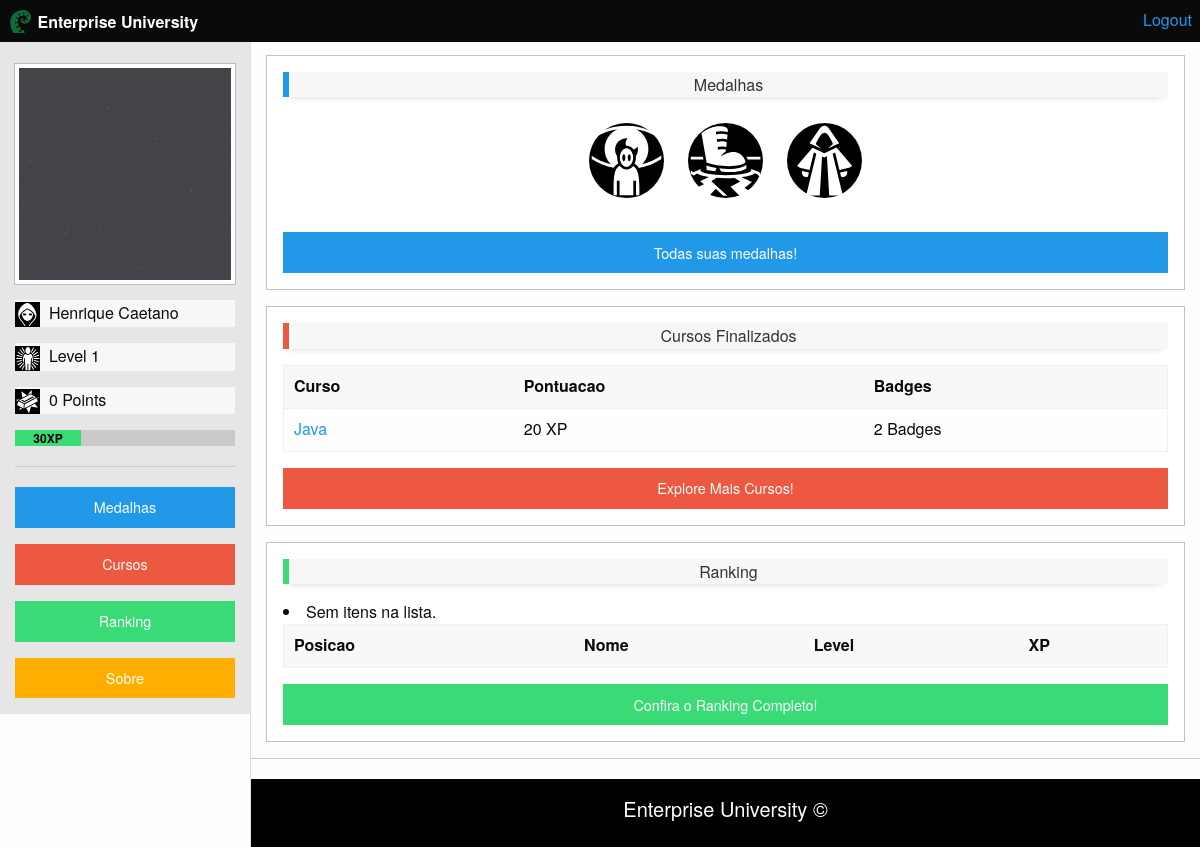
Page /home (signed in) on the earlier database version.
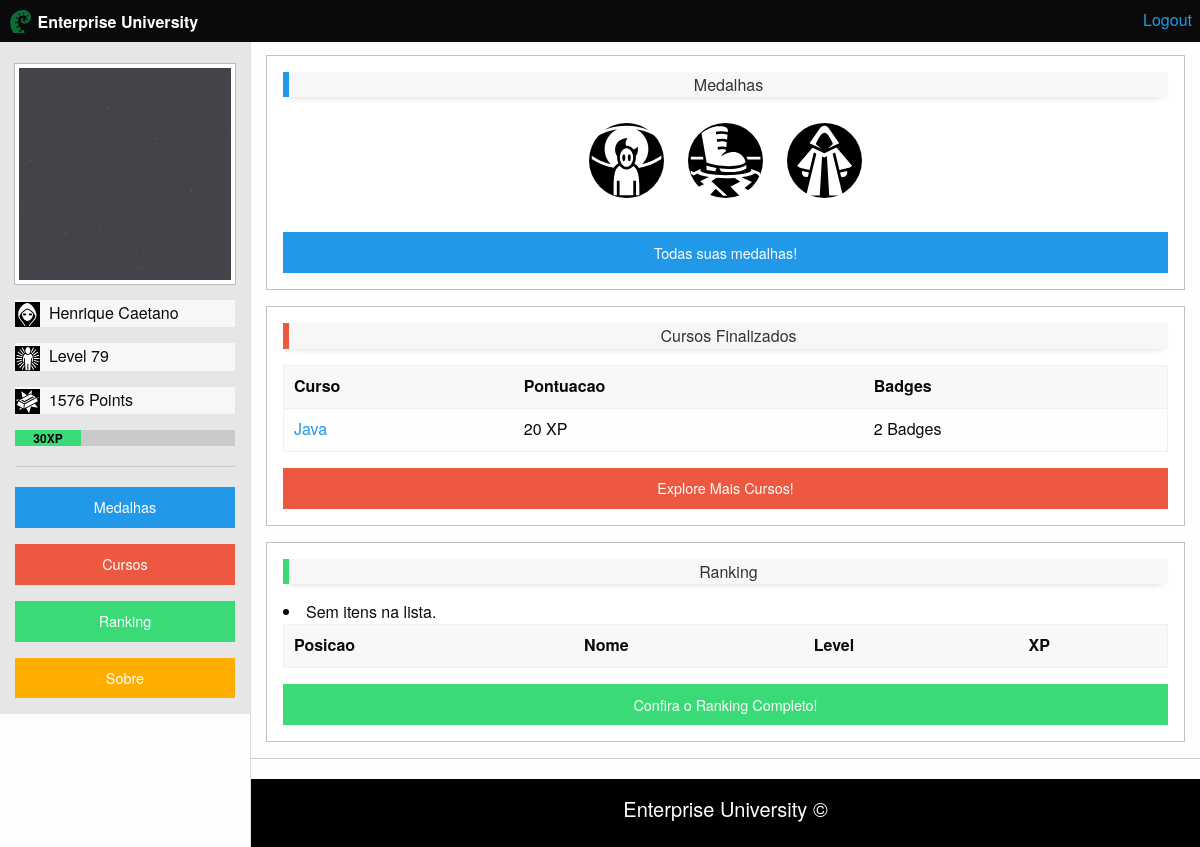
Same page on the later database version.
### polls/models.py (models this page shows, shortened)
class Usuario(models.Model):
    nome = models.CharField(max_length=200)
    nivel = models.IntegerField(default=1)
    pontos = models.IntegerField(default=0)
    experiencia = models.IntegerField(default=0)
    avatar = models.FileField(upload_to='usuarios')
    primeiro_acesso = models.BooleanField(default=False)
    system_user = models.ForeignKey(User, null=True)

### polls/views.py (the view)
# urls.py: url(r'^home$', login_required(HomeView.as_view(template_name='polls/index.html')), name='home'),
class HomeView(TemplateView):
    template_name = 'polls/index.html'
    def get_context_data(self, **kwargs):
        context = super(HomeView, self).get_context_data(**kwargs)
        usuario = Usuario.objects.get(system_user=self.request.user)
        medalhas = Usuario_Medalha.objects.filter(usuario=usuario)
        cursos = Usuario_Curso.objects.filter(usuario=usuario)
        context.update({'usuario': usuario, 'medalhas': medalhas, 'cursos': cursos})
        return context

### polls/templates/polls/index.html (shortened to what the changed rows need)
{% load staticfiles %}
<!doctype html>
<html class="no-js" lang="en">
<head>
  <link rel="stylesheet" type="text/css" href="{% static 'polls/css/foundation.css' %}" />
</head>
<body>
  <div class="off-canvas-wrapper">
    <div class="off-canvas-wrapper-inner" data-off-canvas-wrapper>
      <div class="off-canvas position-left reveal-for-large" id="my-info" data-off-canvas data-position="left">
        <div class="row column">
          <br>
          <a href="index.html">
            {% if usuario %}
            <img class="thumbnail" src="/media/{{ usuario.avatar }}"/>
            {% else %}
            <p>usuario errado</p>
            {% endif %}
          </a>
          <div data-tooltip aria-haspopup="true" class="carac-user" data-disable-hover='false' tabindex=1 title="Nome">
            <p><img class="logo_svg" src="{% static 'polls/svg/cowled.svg' %}" alt="cowled">&nbsp;&nbsp;{{ usuario.nome }}</p>
          </div>
          <div data-tooltip aria-haspopup="true" class="carac-user" data-disable-hover='false' tabindex=1 title="Level">
            <p><img class="logo_svg" src="{% static 'polls/svg/beams-aura.svg' %}" alt="beams-aura">&nbsp;&nbsp;Level {{ usuario.nivel }}</p>
          </div>
          <div data-tooltip aria-haspopup="true" class="carac-user" data-disable-hover='false' tabindex=1 title="Gold">
            <p><img class="logo_svg" src="{% static 'polls/svg/gold-bar.svg' %}" alt="beams-aura">&nbsp;&nbsp;{{ usuario.pontos }} Points</p>
          </div>
          <div data-tooltip aria-haspopup="true" class="carac-user" data-disable-hover='false' tabindex=1 title="Barra de Experiencia">
            <div class="success progress">
              <div class="progress-meter" style="width: {{usuario.experiencia}}%">
                <div class="progress-meter-text">
                  {{usuario.experiencia}}XP
                </div>
              </div>
            </div>
          </div>
        </div>
      </div>
      <div class="off-canvas-content" data-off-canvas-content>
        <div class="row">
          <div class="column">
            <div class="callout">
              <table>
                <thead>
                  <tr>
                    <th>Curso</th>
                    <th>Pontuacao</th>
                    <th>Badges</th>
                  </tr>
                </thead>
              </table>
            </div>
          </div>
          <div class="column">
            <div class="callout">
              <table>
                <thead>
                  <tr>
                    <th>Posicao</th>
                    <th>Nome</th>
                    <th>Level</th>
                    <th>XP</th>
                  </tr>
                </thead>
              </table>
            </div>
          </div>
        </div>
      </div>
    </div>
  </div>
</body>
</html>

Differences in the rows shown:
changed Usuario "Henrique Caetano": nivel "1" → "79"; pontos "0" → "1576"
